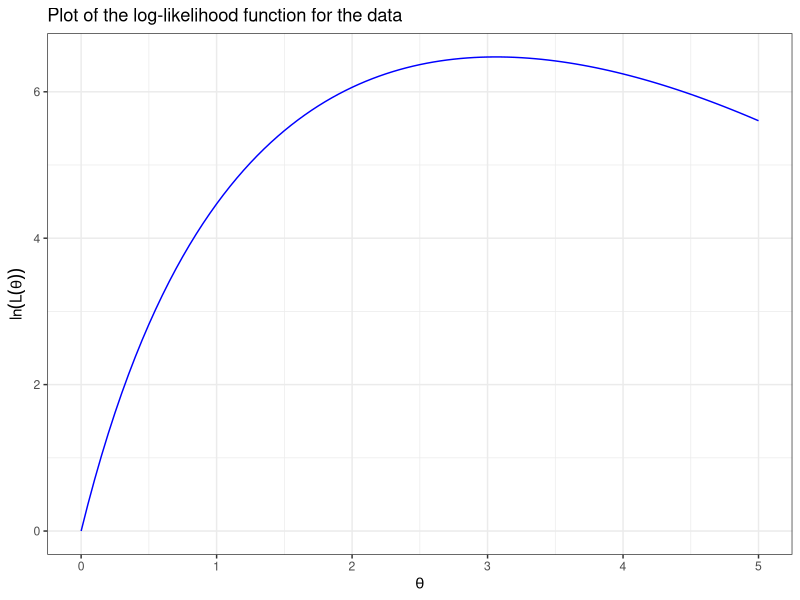

Here is the R script that generated this plot:
## ---- chunk 1
# Use this code chunk to include libraries, and set global options.
knitr::opts_chunk$set(echo = TRUE)

library(tidyverse)
## ---- chunk 2
# Sample of 10 data points from f(x):
x <- c(0.90, 0.78, 0.93, 0.64, 0.45, 0.85, 0.75, 0.93, 0.98, 0.78)

# Sample mean:
xbar <- mean(x)

# Method of moments estimator:
mom_est <- (2 * xbar - 1) / (1 - xbar)
## ---- chunk 3
# Sample size:
n <- length(x)

# Product of the 10 sample values:
prod_x <- prod(x)

# Log-likelihood function:
loglikelihood <- function(theta) {
   n * log(theta + 1) + theta * log(prod_x)
}

# Plot the log-likelihood function:
ggplot(data = data.frame(values = c(0, 5)), 
       mapping = aes(x = values)) +
  geom_function(fun = loglikelihood, color = "blue") +
  labs(x = expression(theta),
       y = expression(ln(L(theta))),
       title = "Plot of the log-likelihood function for the data") +
  theme_bw()
## ---- chunk 4
# Maximum likelihood estimator:
mle_est <- (-n - log(prod_x)) / log(prod_x)
